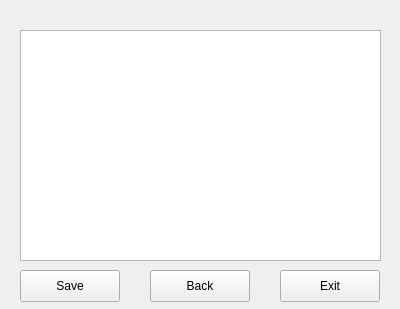
<?xml version="1.0" encoding="UTF-8"?>
<ui version="4.0">
    <class>NotepadWindow</class>
    <widget class="QWidget" name="NotepadWindow">
        <property name="geometry">
            <rect>
                <x>0</x>
                <y>0</y>
                <width>400</width>
                <height>309</height>
            </rect>
        </property>
        <property name="windowTitle">
            <string>Notepad</string>
        </property>
        <widget class="QTextEdit" name="txtNotepad">
            <property name="geometry">
                <rect>
                    <x>20</x>
                    <y>30</y>
                    <width>361</width>
                    <height>231</height>
                </rect>
            </property>
        </widget>
        <widget class="QLabel" name="lblTitle">
            <property name="geometry">
                <rect>
                    <x>20</x>
                    <y>10</y>
                    <width>361</width>
                    <height>16</height>
                </rect>
            </property>
            <property name="text">
                <string></string>
            </property>
        </widget>
        <widget class="QPushButton" name="btnSave">
            <property name="geometry">
                <rect>
                    <x>20</x>
                    <y>270</y>
                    <width>100</width>
                    <height>32</height>
                </rect>
            </property>
            <property name="text">
                <string>Save</string>
            </property>
        </widget>
        <widget class="QPushButton" name="btnBack">
            <property name="geometry">
                <rect>
                    <x>150</x>
                    <y>270</y>
                    <width>100</width>
                    <height>32</height>
                </rect>
            </property>
            <property name="text">
                <string>Back</string>
            </property>
        </widget>
        <widget class="QPushButton" name="btnExit">
            <property name="geometry">
                <rect>
                    <x>280</x>
                    <y>270</y>
                    <width>100</width>
                    <height>32</height>
                </rect>
            </property>
            <property name="text">
                <string>Exit</string>
            </property>
        </widget>
    </widget>
    <resources/>
    <connections/>
</ui>
